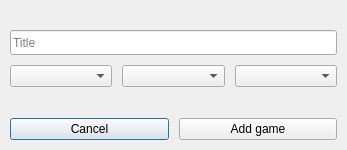
<?xml version="1.0" encoding="UTF-8"?>
<ui version="4.0">
 <class>Dialog</class>
 <widget class="QDialog" name="Dialog">
  <property name="geometry">
   <rect>
    <x>0</x>
    <y>0</y>
    <width>347</width>
    <height>150</height>
   </rect>
  </property>
  <property name="minimumSize">
   <size>
    <width>347</width>
    <height>150</height>
   </size>
  </property>
  <property name="maximumSize">
   <size>
    <width>347</width>
    <height>150</height>
   </size>
  </property>
  <property name="windowTitle">
   <string>Add game</string>
  </property>
  <layout class="QVBoxLayout" name="verticalLayout">
   <property name="spacing">
    <number>10</number>
   </property>
   <property name="leftMargin">
    <number>10</number>
   </property>
   <property name="topMargin">
    <number>10</number>
   </property>
   <property name="rightMargin">
    <number>10</number>
   </property>
   <property name="bottomMargin">
    <number>10</number>
   </property>
   <item>
    <spacer name="verticalSpacer_2">
     <property name="orientation">
      <enum>Qt::Vertical</enum>
     </property>
     <property name="sizeHint" stdset="0">
      <size>
       <width>20</width>
       <height>40</height>
      </size>
     </property>
    </spacer>
   </item>
   <item>
    <widget class="QLineEdit" name="lineEdit_title">
     <property name="minimumSize">
      <size>
       <width>327</width>
       <height>25</height>
      </size>
     </property>
     <property name="maximumSize">
      <size>
       <width>327</width>
       <height>25</height>
      </size>
     </property>
     <property name="placeholderText">
      <string>Title</string>
     </property>
    </widget>
   </item>
   <item>
    <layout class="QHBoxLayout" name="horizontalLayout">
     <item>
      <widget class="QComboBox" name="comboBox_status"/>
     </item>
     <item>
      <widget class="QComboBox" name="comboBox_console"/>
     </item>
     <item>
      <widget class="QComboBox" name="comboBox_score"/>
     </item>
    </layout>
   </item>
   <item>
    <spacer name="verticalSpacer">
     <property name="orientation">
      <enum>Qt::Vertical</enum>
     </property>
     <property name="sizeHint" stdset="0">
      <size>
       <width>20</width>
       <height>40</height>
      </size>
     </property>
    </spacer>
   </item>
   <item>
    <layout class="QHBoxLayout" name="horizontalLayout_2">
     <property name="spacing">
      <number>10</number>
     </property>
     <item>
      <widget class="QPushButton" name="button_cancel">
       <property name="text">
        <string>Cancel</string>
       </property>
      </widget>
     </item>
     <item>
      <widget class="QPushButton" name="button_add">
       <property name="text">
        <string>Add game</string>
       </property>
      </widget>
     </item>
    </layout>
   </item>
  </layout>
 </widget>
 <resources/>
 <connections/>
</ui>
